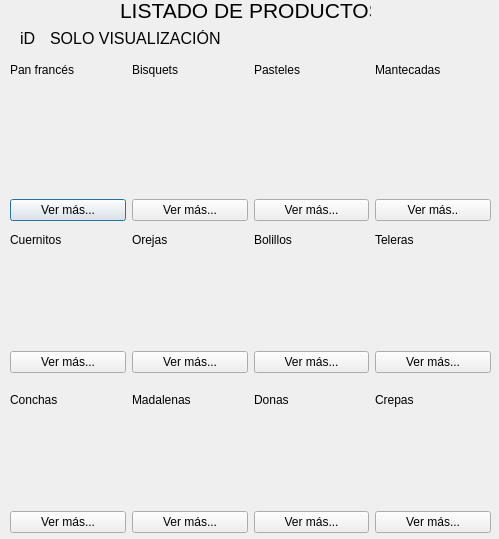
<?xml version="1.0" encoding="UTF-8"?>
<ui version="4.0">
 <class>Visualizar</class>
 <widget class="QDialog" name="Visualizar">
  <property name="geometry">
   <rect>
    <x>0</x>
    <y>0</y>
    <width>499</width>
    <height>539</height>
   </rect>
  </property>
  <property name="windowTitle">
   <string>Dialog</string>
  </property>
  <widget class="QWidget" name="layoutWidget">
   <property name="geometry">
    <rect>
     <x>10</x>
     <y>198</y>
     <width>481</width>
     <height>25</height>
    </rect>
   </property>
   <layout class="QHBoxLayout" name="horizontalLayout">
    <item>
     <widget class="QPushButton" name="pushButton">
      <property name="text">
       <string>Ver más...</string>
      </property>
     </widget>
    </item>
    <item>
     <widget class="QPushButton" name="pushButton_2">
      <property name="text">
       <string>Ver más...</string>
      </property>
     </widget>
    </item>
    <item>
     <widget class="QPushButton" name="pushButton_3">
      <property name="text">
       <string>Ver más...</string>
      </property>
     </widget>
    </item>
    <item>
     <widget class="QPushButton" name="pushButton_4">
      <property name="text">
       <string>Ver más..</string>
      </property>
     </widget>
    </item>
   </layout>
  </widget>
  <widget class="QLabel" name="label_23">
   <property name="geometry">
    <rect>
     <x>130</x>
     <y>410</y>
     <width>111</width>
     <height>91</height>
    </rect>
   </property>
   <property name="text">
    <string/>
   </property>
   <property name="pixmap">
    <pixmap resource="pastel.qrc">:/Images/madalenas=3.JPG</pixmap>
   </property>
   <property name="scaledContents">
    <bool>true</bool>
   </property>
  </widget>
  <widget class="QLabel" name="label_19">
   <property name="geometry">
    <rect>
     <x>130</x>
     <y>250</y>
     <width>111</width>
     <height>91</height>
    </rect>
   </property>
   <property name="text">
    <string/>
   </property>
   <property name="pixmap">
    <pixmap resource="pastel.qrc">:/Images/oreja.jpg</pixmap>
   </property>
   <property name="scaledContents">
    <bool>true</bool>
   </property>
  </widget>
  <widget class="QWidget" name="layoutWidget_2">
   <property name="geometry">
    <rect>
     <x>10</x>
     <y>510</y>
     <width>481</width>
     <height>25</height>
    </rect>
   </property>
   <layout class="QHBoxLayout" name="horizontalLayout_6">
    <item>
     <widget class="QPushButton" name="pushButton_9">
      <property name="text">
       <string>Ver más...</string>
      </property>
     </widget>
    </item>
    <item>
     <widget class="QPushButton" name="pushButton_10">
      <property name="text">
       <string>Ver más...</string>
      </property>
     </widget>
    </item>
    <item>
     <widget class="QPushButton" name="pushButton_11">
      <property name="text">
       <string>Ver más...</string>
      </property>
     </widget>
    </item>
    <item>
     <widget class="QPushButton" name="pushButton_12">
      <property name="text">
       <string>Ver más...</string>
      </property>
     </widget>
    </item>
   </layout>
  </widget>
  <widget class="QLabel" name="label_24">
   <property name="geometry">
    <rect>
     <x>256</x>
     <y>409</y>
     <width>101</width>
     <height>91</height>
    </rect>
   </property>
   <property name="text">
    <string/>
   </property>
   <property name="pixmap">
    <pixmap resource="pastel.qrc">:/Images/descarga.jpg</pixmap>
   </property>
   <property name="scaledContents">
    <bool>true</bool>
   </property>
  </widget>
  <widget class="QLabel" name="label_18">
   <property name="geometry">
    <rect>
     <x>10</x>
     <y>250</y>
     <width>101</width>
     <height>91</height>
    </rect>
   </property>
   <property name="text">
    <string/>
   </property>
   <property name="pixmap">
    <pixmap resource="pastel.qrc">:/Images/bigotes.jpg</pixmap>
   </property>
   <property name="scaledContents">
    <bool>true</bool>
   </property>
  </widget>
  <widget class="QLabel" name="label_15">
   <property name="geometry">
    <rect>
     <x>140</x>
     <y>88</y>
     <width>91</width>
     <height>101</height>
    </rect>
   </property>
   <property name="text">
    <string/>
   </property>
   <property name="pixmap">
    <pixmap resource="pastel.qrc">:/Images/bisquets.png</pixmap>
   </property>
   <property name="scaledContents">
    <bool>true</bool>
   </property>
  </widget>
  <widget class="QLabel" name="label_22">
   <property name="geometry">
    <rect>
     <x>10</x>
     <y>412</y>
     <width>101</width>
     <height>91</height>
    </rect>
   </property>
   <property name="text">
    <string/>
   </property>
   <property name="pixmap">
    <pixmap resource="pastel.qrc">:/Images/conchaspanmexicano.jpg</pixmap>
   </property>
   <property name="scaledContents">
    <bool>true</bool>
   </property>
  </widget>
  <widget class="QWidget" name="layoutWidget_3">
   <property name="geometry">
    <rect>
     <x>10</x>
     <y>350</y>
     <width>481</width>
     <height>25</height>
    </rect>
   </property>
   <layout class="QHBoxLayout" name="horizontalLayout_2">
    <item>
     <widget class="QPushButton" name="pushButton_5">
      <property name="text">
       <string>Ver más...</string>
      </property>
     </widget>
    </item>
    <item>
     <widget class="QPushButton" name="pushButton_6">
      <property name="text">
       <string>Ver más...</string>
      </property>
     </widget>
    </item>
    <item>
     <widget class="QPushButton" name="pushButton_7">
      <property name="text">
       <string>Ver más...</string>
      </property>
     </widget>
    </item>
    <item>
     <widget class="QPushButton" name="pushButton_8">
      <property name="text">
       <string>Ver más...</string>
      </property>
     </widget>
    </item>
   </layout>
  </widget>
  <widget class="QLabel" name="label_16">
   <property name="geometry">
    <rect>
     <x>260</x>
     <y>90</y>
     <width>91</width>
     <height>91</height>
    </rect>
   </property>
   <property name="text">
    <string/>
   </property>
   <property name="pixmap">
    <pixmap resource="pastel.qrc">:/Images/Pastel.PNG</pixmap>
   </property>
   <property name="scaledContents">
    <bool>true</bool>
   </property>
  </widget>
  <widget class="QLabel" name="label_17">
   <property name="geometry">
    <rect>
     <x>380</x>
     <y>90</y>
     <width>101</width>
     <height>101</height>
    </rect>
   </property>
   <property name="text">
    <string/>
   </property>
   <property name="pixmap">
    <pixmap resource="pastel.qrc">:/Images/Mantecada-Royal.jpg</pixmap>
   </property>
   <property name="scaledContents">
    <bool>true</bool>
   </property>
  </widget>
  <widget class="QLabel" name="label_14">
   <property name="geometry">
    <rect>
     <x>20</x>
     <y>90</y>
     <width>91</width>
     <height>101</height>
    </rect>
   </property>
   <property name="text">
    <string/>
   </property>
   <property name="pixmap">
    <pixmap resource="pastel.qrc">:/Images/Panfrances.png.jpg</pixmap>
   </property>
   <property name="scaledContents">
    <bool>true</bool>
   </property>
  </widget>
  <widget class="QLabel" name="label_20">
   <property name="geometry">
    <rect>
     <x>260</x>
     <y>252</y>
     <width>91</width>
     <height>91</height>
    </rect>
   </property>
   <property name="text">
    <string/>
   </property>
   <property name="pixmap">
    <pixmap resource="pastel.qrc">:/Images/descarga.png</pixmap>
   </property>
   <property name="scaledContents">
    <bool>true</bool>
   </property>
  </widget>
  <widget class="QLabel" name="label_21">
   <property name="geometry">
    <rect>
     <x>380</x>
     <y>250</y>
     <width>101</width>
     <height>91</height>
    </rect>
   </property>
   <property name="text">
    <string/>
   </property>
   <property name="pixmap">
    <pixmap resource="pastel.qrc">:/Images/telera.jpg</pixmap>
   </property>
   <property name="scaledContents">
    <bool>true</bool>
   </property>
  </widget>
  <widget class="QLabel" name="label_25">
   <property name="geometry">
    <rect>
     <x>376</x>
     <y>412</y>
     <width>101</width>
     <height>91</height>
    </rect>
   </property>
   <property name="text">
    <string/>
   </property>
   <property name="pixmap">
    <pixmap resource="pastel.qrc">:/Images/crepa.jpg</pixmap>
   </property>
   <property name="scaledContents">
    <bool>true</bool>
   </property>
  </widget>
  <widget class="QLabel" name="label">
   <property name="geometry">
    <rect>
     <x>120</x>
     <y>0</y>
     <width>251</width>
     <height>20</height>
    </rect>
   </property>
   <property name="font">
    <font>
     <pointsize>16</pointsize>
    </font>
   </property>
   <property name="text">
    <string>LISTADO DE PRODUCTOS</string>
   </property>
  </widget>
  <widget class="QLabel" name="label_27">
   <property name="geometry">
    <rect>
     <x>50</x>
     <y>30</y>
     <width>181</width>
     <height>16</height>
    </rect>
   </property>
   <property name="font">
    <font>
     <pointsize>12</pointsize>
    </font>
   </property>
   <property name="text">
    <string>SOLO VISUALIZACIÓN</string>
   </property>
  </widget>
  <widget class="QWidget" name="layoutWidget_4">
   <property name="geometry">
    <rect>
     <x>10</x>
     <y>60</y>
     <width>481</width>
     <height>20</height>
    </rect>
   </property>
   <layout class="QHBoxLayout" name="horizontalLayout_3">
    <item>
     <widget class="QLabel" name="label_2">
      <property name="text">
       <string>Pan francés</string>
      </property>
     </widget>
    </item>
    <item>
     <widget class="QLabel" name="label_3">
      <property name="text">
       <string>Bisquets</string>
      </property>
     </widget>
    </item>
    <item>
     <widget class="QLabel" name="label_4">
      <property name="text">
       <string>Pasteles</string>
      </property>
     </widget>
    </item>
    <item>
     <widget class="QLabel" name="label_5">
      <property name="text">
       <string>Mantecadas</string>
      </property>
     </widget>
    </item>
   </layout>
  </widget>
  <widget class="QLabel" name="label_26">
   <property name="geometry">
    <rect>
     <x>20</x>
     <y>30</y>
     <width>21</width>
     <height>16</height>
    </rect>
   </property>
   <property name="font">
    <font>
     <pointsize>12</pointsize>
    </font>
   </property>
   <property name="text">
    <string>iD</string>
   </property>
  </widget>
  <widget class="QWidget" name="layoutWidget_5">
   <property name="geometry">
    <rect>
     <x>10</x>
     <y>390</y>
     <width>481</width>
     <height>20</height>
    </rect>
   </property>
   <layout class="QHBoxLayout" name="horizontalLayout_5">
    <item>
     <widget class="QLabel" name="label_10">
      <property name="text">
       <string>Conchas</string>
      </property>
     </widget>
    </item>
    <item>
     <widget class="QLabel" name="label_11">
      <property name="text">
       <string>Madalenas</string>
      </property>
     </widget>
    </item>
    <item>
     <widget class="QLabel" name="label_12">
      <property name="text">
       <string>Donas</string>
      </property>
     </widget>
    </item>
    <item>
     <widget class="QLabel" name="label_13">
      <property name="text">
       <string>Crepas</string>
      </property>
     </widget>
    </item>
   </layout>
  </widget>
  <widget class="QWidget" name="layoutWidget_6">
   <property name="geometry">
    <rect>
     <x>10</x>
     <y>230</y>
     <width>481</width>
     <height>20</height>
    </rect>
   </property>
   <layout class="QHBoxLayout" name="horizontalLayout_4">
    <item>
     <widget class="QLabel" name="label_6">
      <property name="text">
       <string>Cuernitos</string>
      </property>
     </widget>
    </item>
    <item>
     <widget class="QLabel" name="label_7">
      <property name="text">
       <string>Orejas</string>
      </property>
     </widget>
    </item>
    <item>
     <widget class="QLabel" name="label_8">
      <property name="text">
       <string>Bolillos</string>
      </property>
     </widget>
    </item>
    <item>
     <widget class="QLabel" name="label_9">
      <property name="text">
       <string>Teleras</string>
      </property>
     </widget>
    </item>
   </layout>
  </widget>
 </widget>
 <resources>
  <include location="pastel.qrc"/>
 </resources>
 <connections/>
</ui>
